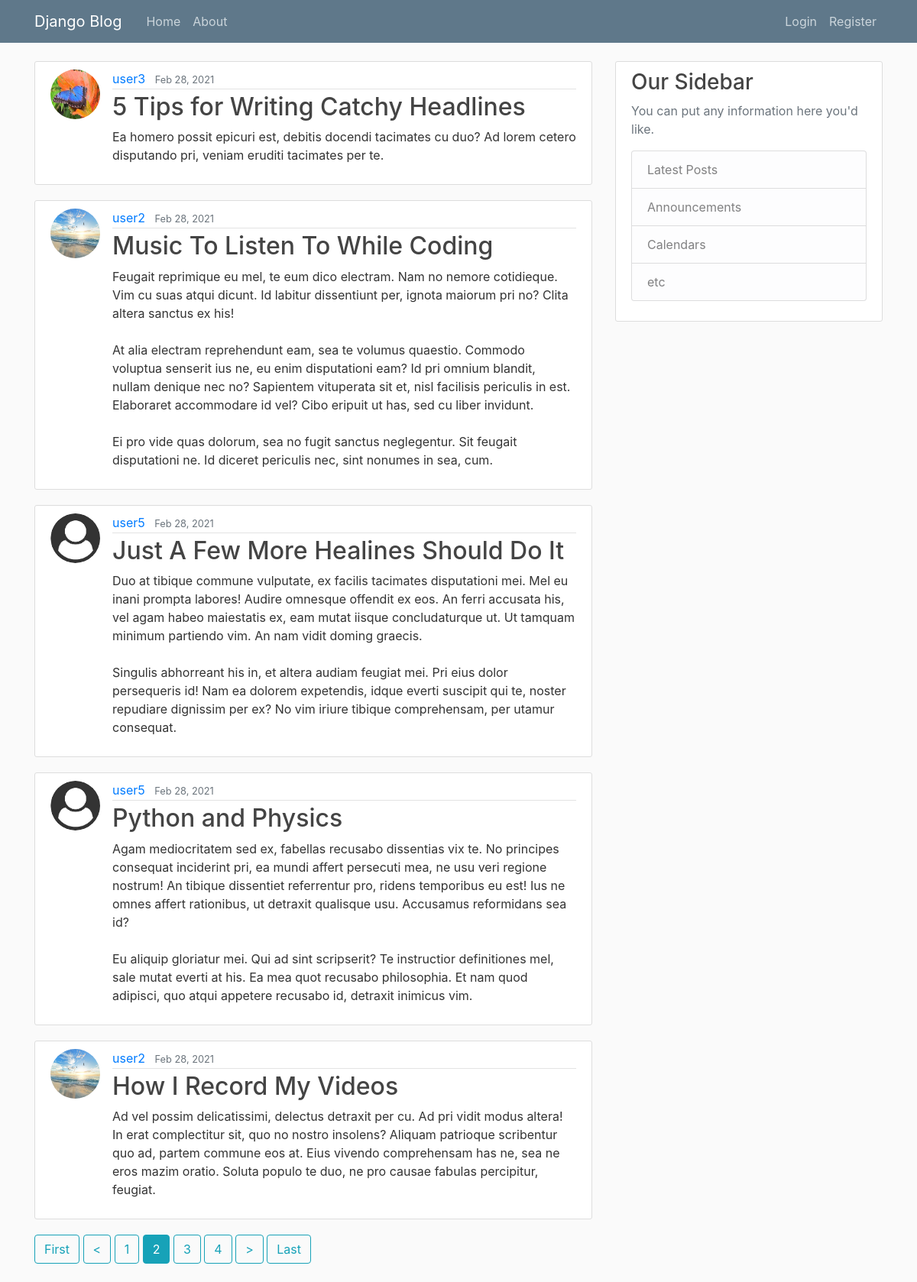
Screenshot of /?page=2 with the database file from the repository.
### blog/models.py (models this page shows, shortened)
class Post(models.Model):
	title = models.CharField(max_length = 50)
	content = models.TextField()
	date_posted = models.DateTimeField( default = timezone.now)
	author = models.ForeignKey( User, on_delete = models.CASCADE )

### users/models.py (models this page shows, shortened)
class Profile(models.Model):
	user = models.OneToOneField(User, on_delete = models.CASCADE)
	image = models.ImageField(default = 'default.jpg', upload_to='profile_pics')

### blog/views.py (the view)
# urls.py: path('', PostListView.as_view(), name="blog-home"),
class PostListView(ListView):
	model = Post
	template_name = 'blog/home.html'
	context_object_name = 'posts'
	ordering = ['-date_posted']
	paginate_by = 5

### blog/templates/blog/home.html
{% extends 'blog/base.html' %}
{% block content %}
	{% for post in posts %}
		<article class="media content-section">
		<img class="rounded-circle article-img" src="{{ post.author.profile.image.url }}">
		  <div class="media-body">
		    <div class="article-metadata">
		      <a class="mr-2" href="{% url 'user-posts' post.author.username %}">{{ post.author }}</a>
		      <small class="text-muted">{{ post.date_posted| date:"M j, Y" }}</small>
		    </div>
		    <h2><a class="article-title" href="{% url 'post-detail' post.id %}">{{ post.title }}</a></h2>
		    <p class="article-content">{{ post.content }}</p>
		  </div>
		</article>
	{% endfor %}
	{% if is_paginated %}
		{% if page_obj.has_previous %}
			<a class="btn btn-outline-info mb-4" href="?page=1">First</a>
			<a class="btn btn-outline-info mb-4" href="?page={{ page_obj.previous_page_number }}"><</a>
		{% endif %}
		{% for num in page_obj.paginator.page_range %}
			{% if page_obj.number == num %}
				<a class="btn btn-info mb-4" href="?page={{ num }}">{{ num }}</a>
			{% elif num > page_obj.number|add:'-3' and num < page_obj.number|add:'3' %}
				<a class="btn btn-outline-info mb-4" href="?page={{ num }}">{{ num }}</a>
			{% endif %}
		{% endfor %}
		{% if page_obj.has_next %}
			<a class="btn btn-outline-info mb-4" href="?page={{ page_obj.next_page_number }}">></a>
			<a class="btn btn-outline-info mb-4" href="?page={{ page_obj.paginator.num_pages }}">Last</a>
		{% endif %}
	{% endif %}
{% endblock content %}

### blog/static/blog/main.css (style rules this page uses)
body { background: #fafafa; color: #333333; margin-top: 5rem; }
h1, h2, h3, h4, h5, h6 { color: #444444; }
.content-section { background: #ffffff; padding: 10px 20px; border: 1px solid #dddddd; border-radius: 3px; margin-bottom: 20px; }
.article-title { color: #444444; }
.article-content { white-space: pre-line; }
.article-img { height: 65px; width: 65px; margin-right: 16px; }
.article-metadata { padding-bottom: 1px; margin-bottom: 4px; border-bottom: 1px solid #e3e3e3 }

### rows the page displays
Post: author.profile.image (picture), author "user3", date_posted "Feb 28, 2021", title "5 Tips for Writing Catchy Headlines", content "Ea homero possit epicuri est, debitis docendi tacimates cu duo? Ad lorem cetero disputando pri, veniam eruditi tacimates per te."
Post: author.profile.image (picture), author "user2", date_posted "Feb 28, 2021", title "Music To Listen To While Coding", content "Feugait reprimique eu mel, te eum dico electram. Nam no nemore cotidieque. Vim cu suas atqui dicunt. Id labitur dissentiunt per, ignota maiorum pri no? Clita altera sanctus ex his! At alia electram reprehendunt eam, sea te volumus quaestio. Commodo voluptua senserit ius ne, eu enim disputationi eam? Id pri omnium blandit, nullam denique nec no? Sapientem vituperata sit et, nisl facilisis periculis in est. Elaboraret accommodare id vel? Cibo eripuit ut has, sed cu liber invidunt. Ei pro vide quas dolorum, sea no fugit sanctus neglegentur. Sit feugait disputationi ne. Id diceret periculis nec, sint nonumes in sea, cum."
Post: author.profile.image (placeholder picture), author "user5", date_posted "Feb 28, 2021", title "Just A Few More Healines Should Do It", content "Duo at tibique commune vulputate, ex facilis tacimates disputationi mei. Mel eu inani prompta labores! Audire omnesque offendit ex eos. An ferri accusata his, vel agam habeo maiestatis ex, eam mutat iisque concludaturque ut. Ut tamquam minimum partiendo vim. An nam vidit doming graecis. Singulis abhorreant his in, et altera audiam feugiat mei. Pri eius dolor persequeris id! Nam ea dolorem expetendis, idque everti suscipit qui te, noster repudiare dignissim per ex? No vim iriure tibique comprehensam, per utamur consequat."
Post: author.profile.image (placeholder picture), author "user5", date_posted "Feb 28, 2021", title "Python and Physics", content "Agam mediocritatem sed ex, fabellas recusabo dissentias vix te. No principes consequat inciderint pri, ea mundi affert persecuti mea, ne usu veri regione nostrum! An tibique dissentiet referrentur pro, ridens temporibus eu est! Ius ne omnes affert rationibus, ut detraxit qualisque usu. Accusamus reformidans sea id? Eu aliquip gloriatur mei. Qui ad sint scripserit? Te instructior definitiones mel, sale mutat everti at his. Ea mea quot recusabo philosophia. Et nam quod adipisci, quo atqui appetere recusabo id, detraxit inimicus vim."
Post: author.profile.image (picture), author "user2", date_posted "Feb 28, 2021", title "How I Record My Videos", content "Ad vel possim delicatissimi, delectus detraxit per cu. Ad pri vidit modus altera! In erat complectitur sit, quo no nostro insolens? Aliquam patrioque scribentur quo ad, partem commune eos at. Eius vivendo comprehensam has ne, sea ne eros mazim oratio. Soluta populo te duo, ne pro causae fabulas percipitur, feugiat."

### other values shown
{{ num }} "1" "3" "4"
{{ num }} "2"
